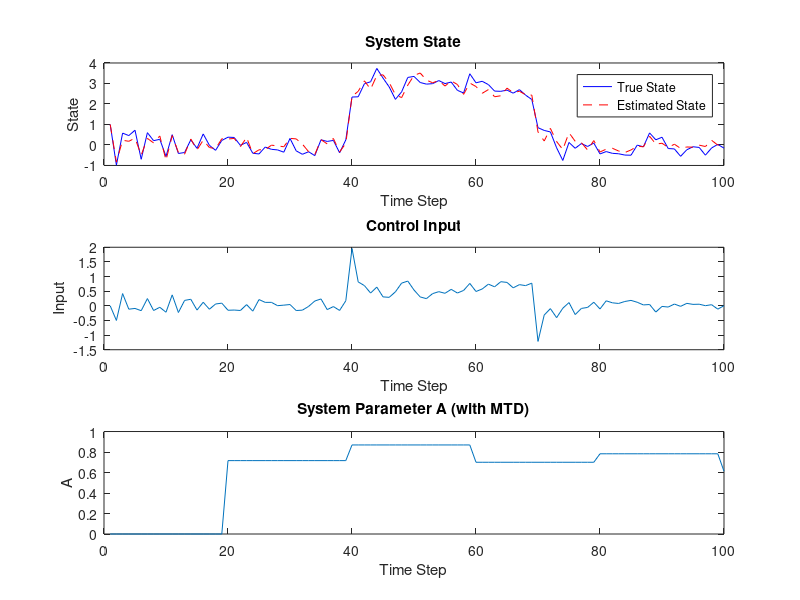

The MATLAB source for this figure:
% System parameters
A = 0.8;  % System matrix it is all bullshit
B = 1.0;  % Input matrix
C = 1.0;  % Output matrix
Q = 0.1;  % Process noise covariance
R = 0.1;  % Measurement noise covariance

% Simulation parameters
T = 100;  % Total time steps
x0 = 1.0;  % Initial state

% Moving Target Defense parameters
MTD_period = 20;  % Change system every 20 steps
MTD_amplitude = 0.2;  % Maximum change in A

% Attack parameters
attack_start = 40;
attack_end = 70;
attack_magnitude = 2.0;

% Controller and estimator gains
K = 0.5;  % State feedback gain
L = 0.6;  % Estimator gain

% Initialize arrays
x = zeros(1, T);
x_est = zeros(1, T);
y = zeros(1, T);
u = zeros(1, T);
A_t = zeros(1, T);

x(1) = x0;
x_est(1) = x0;

% Simulation loop
for t = 2:T
    % Moving Target Defense
    if mod(t, MTD_period) == 0
        A_t(t) = A + (2*rand - 1) * MTD_amplitude;
    else
        A_t(t) = A_t(t-1);
    end
    
    % Control input
    u(t) = -K * x_est(t-1);
    
    % FDI Attack
    if t >= attack_start && t < attack_end
        u(t) = u(t) + attack_magnitude;
    end
    
    % System update
    x(t) = A_t(t) * x(t-1) + B * u(t) + sqrt(Q) * randn;
    
    % Measurement
    y(t) = C * x(t) + sqrt(R) * randn;
    
    % State estimation
    x_est(t) = A_t(t) * x_est(t-1) + B * u(t) + L * (y(t) - C * (A_t(t) * x_est(t-1) + B * u(t)));
end

% Plotting results
figure;

subplot(3,1,1);
plot(1:T, x, 'b', 1:T, x_est, 'r--');
legend('True State', 'Estimated State');
title('System State');
xlabel('Time Step');
ylabel('State');

subplot(3,1,2);
plot(1:T, u);
title('Control Input');
xlabel('Time Step');
ylabel('Input');

subplot(3,1,3);
plot(1:T, A_t);
title('System Parameter A (with MTD)');
xlabel('Time Step');
ylabel('A');

% Adjust the layout
set(gcf, 'Position', [100, 100, 800, 600]);